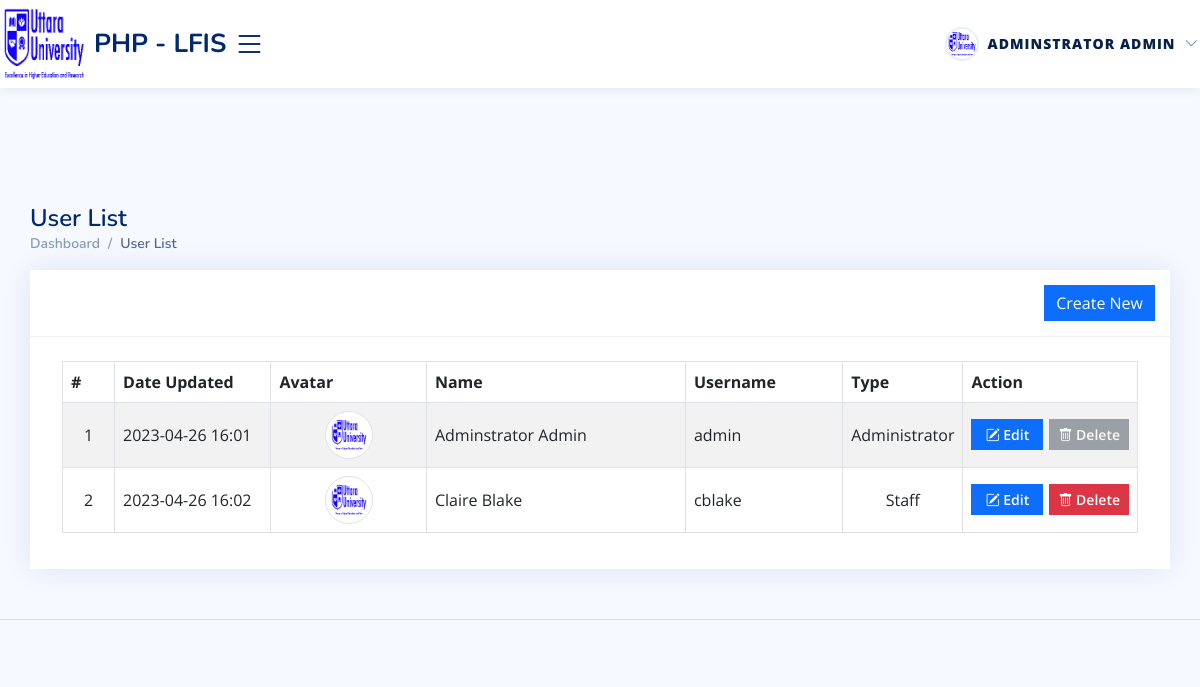
Page /admin/?page=user/list (signed in) on the committed database.
### tables this page shows
CREATE TABLE `users` (
  `id` int(50) NOT NULL,
  `firstname` varchar(250) NOT NULL,
  `middlename` text DEFAULT NULL,
  `lastname` varchar(250) NOT NULL,
  `username` text NOT NULL,
  `password` text NOT NULL,
  `avatar` text DEFAULT NULL,
  `last_login` datetime DEFAULT NULL,
  `type` tinyint(1) NOT NULL DEFAULT 0,
  `date_added` datetime NOT NULL DEFAULT current_timestamp(),
  `date_updated` datetime DEFAULT current_timestamp() ON UPDATE current_timestamp()
);

### config.php (called while the page is built, shortened)
<?php
require_once('classes/DBConnection.php');
require_once('classes/SystemSettings.php');
function validate_image($file){
    global $_settings;
	if(!empty($file)){
        $ex = explode("?",$file);
        $file = $ex[0];
        $ts = isset($ex[1]) ? "?".$ex[1] : '';
		if(is_file(base_app.$file)){
			return base_url.$file.$ts;
		}else{
			return base_url.($_settings->info('logo'));
		}
	}else{
		return base_url.($_settings->info('logo'));
	}
}
?>

### classes/DBConnection.php (called while the page is built, shortened)
<?php
class DBConnection{
    private $host = DB_SERVER;
    private $username = DB_USERNAME;
    private $password = DB_PASSWORD;
    private $database = DB_NAME;
    public $conn;
    public function __construct(){
        $this->socket = defined('DB_SOCKET') ? DB_SOCKET : null;
        if (!isset($this->conn)) {
            $this->conn = new mysqli($this->host, $this->username, $this->password, $this->database, null, $this->socket);
        }
    }
}
?>

### classes/SystemSettings.php (called while the page is built, shortened)
<?php
class SystemSettings extends DBConnection{
	function userdata($field = ''){
		if(!empty($field)){
			if(isset($_SESSION['userdata'][$field]))
				return $_SESSION['userdata'][$field];
			else
				return null;
		}else{
			return false;
		}
	}
	function info($field=''){
		if(!empty($field)){
			if(isset($_SESSION['system_info'][$field]))
				return $_SESSION['system_info'][$field];
			else
				return false;
		}else{
			return false;
		}
	}
}
$_settings = new SystemSettings();
?>

### admin/user/list.php (the view, shortened to what this page needs)
<div class="card card-outline rounded-0 card-navy">
	<div class="card-header">
		<div class="card-tools d-flex justify-content-end">
			<a href="<?= base_url ?>admin/?page=user/manage_user" id="create_new" class="btn btn-flat btn-primary bg-gradient-teal border-0 rounded-0"><span class="fas fa-plus"></span>  Create New</a>
		</div>
	</div>
	<div class="card-body pt-4">
        <div class="container-fluid">
			<table class="table table-hover table-striped table-bordered" id="list">
				<colgroup>
					<col width="5%">
					<col width="15%">
					<col width="15%">
					<col width="25%">
					<col width="15%">
					<col width="10%">
					<col width="15%">
				</colgroup>
				<thead>
					<tr>
						<th>#</th>
						<th>Date Updated</th>
						<th>Avatar</th>
						<th>Name</th>
						<th>Username</th>
						<th>Type</th>
						<th>Action</th>
					</tr>
				</thead>
				<tbody>
					<?php
					$i = 1;
						$qry = $conn->query("SELECT *, concat(firstname,' ', coalesce(concat(middlename,' '), '') , lastname) as `name` from `users` order by concat(firstname,' ', lastname) asc ");
						while($row = $qry->fetch_assoc()):
					?>
						<tr>
							<td class="text-center"><?php echo $i++; ?></td>
							<td><?php echo date("Y-m-d H:i",strtotime($row['date_updated'])) ?></td>
							<td class="text-center">
                                <img src="<?= validate_image($row['avatar']) ?>" alt="" class="img-thumbnail rounded-circle user-avatar">
                            </td>
							<td><?php echo $row['name'] ?></td>
							<td><?php echo $row['username'] ?></td>
							<td class="text-center">
                                <?php if($row['type'] == 1): ?>
                                    Administrator
                                <?php elseif($row['type'] == 2): ?>
                                    Staff
                                <?php else: ?>
									N/A
                                <?php endif; ?>
							</td>
							<td align="center">
								<div class="user-action-buttons">
									<a class="btn btn-sm btn-primary rounded-0 edit_data" href="./?page=user/manage_user&id=<?= $row['id'] ?>">
										<span class="bi bi-pencil-square"></span> Edit
									</a>
									<?php if((int)$row['id'] === (int)$_settings->userdata('id')): ?>
									<button type="button" class="btn btn-sm btn-secondary rounded-0" disabled title="You cannot delete the logged-in admin account">
										<span class="bi bi-trash"></span> Delete
									</button>
									<?php else: ?>
									<button type="button" class="btn btn-sm btn-danger rounded-0 delete_data" data-id="<?php echo $row['id'] ?>">
										<span class="bi bi-trash"></span> Delete
									</button>
									<?php endif; ?>
								</div>
							</td>
						</tr>
					<?php endwhile; ?>
				</tbody>
			</table>
		</div>
	</div>
</div>

### assets/css/style.css (style rules this page uses)
:root { scroll-behavior: smooth; }
body { font-family: "Open Sans", sans-serif; background: #f6f9ff; color: #444444; }
a { color: #4154f1; text-decoration: none; }
.card { margin-bottom: 30px; border: none; border-radius: 5px; box-shadow: 0px 0 30px rgba(1, 41, 112, 0.1); }
.card-header, .card-footer { border-color: #ebeef4; background-color: #fff; color: #798eb3; padding: 15px; }
.card-body { padding: 0 20px 20px 20px; }

### assets/css/custom.css (style rules this page uses)
@media (min-width: 992px) { body { padding-top: 118px; } }
@media (min-width: 992px) { body { padding-top: 124px; } }
@media (min-width: 992px) { body { padding-top: 112px; } }
@media (min-width: 992px) { body { padding-top: 122px; } }
html, body { max-width: 100%; overflow-x: hidden; }
.card { max-width: 100%; }
.card-body { min-width: 0; }
.user-action-buttons { display: inline-flex; align-items: center; justify-content: center; gap: 6px; white-space: nowrap; }
.user-action-buttons .btn { min-width: 72px; font-weight: 600; }

### admin/user/list.php (style rules this page uses)
.user-avatar { width:3rem; height:3rem; object-fit:scale-down; object-position:center center; }
#list td { vertical-align: middle; }

### rows in the picture
users: date_updated "2023-04-26 16:01", name "Adminstrator Admin", username "admin", type "Administrator", shows "Delete"
users: date_updated "2023-04-26 16:02", name "Claire Blake", username "cblake", type "Staff"

### other values in the picture
$_settings->info('short_name') "PHP - LFIS"
str_replace(['_', '/'], ' ', ($pageSplit[1] ?? $page)) "User List"
